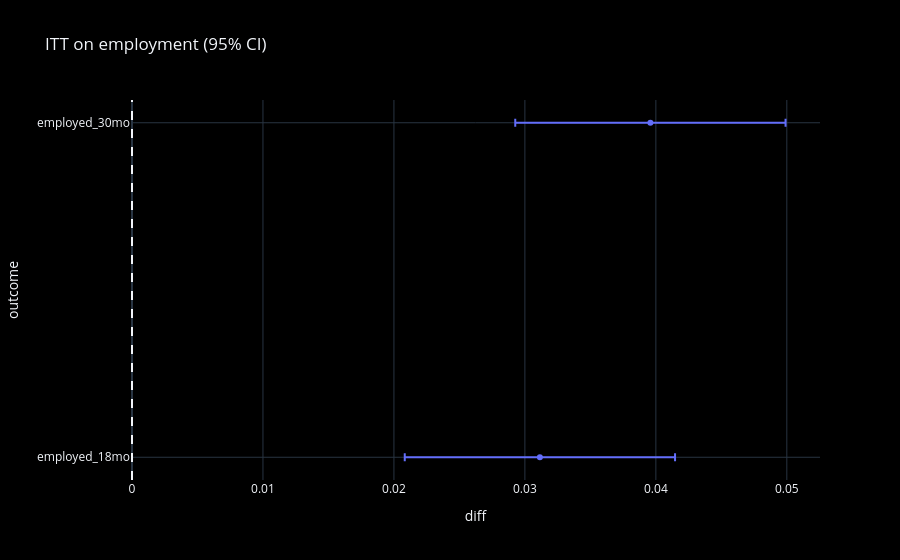

This figure's notebook cell:
### Code cell
emp = itt.loc[['employed_18mo' , 'employed_30mo']].reset_index(names='outcome')
fig = px.scatter(emp , x='diff' , y='outcome' , error_x=emp['ci high'] - emp['diff'] , title='ITT on employment (95% CI)')
fig.add_vline(x=0 , line_dash='dash')
fig.show()

### Figure 1 — Plotly figure (JSON) as saved in the notebook; plotly's stock layout.template omitted (floating-point values rounded to 4 significant figures)
{"data": [{"error_x": {"array": [0.01032, 0.01032]}, "hovertemplate": "diff=%{x}<br>outcome=%{y}<extra></extra>", "legendgroup": "", "marker": {"color": "#636efa", "symbol": "circle"}, "mode": "markers", "name": "", "orientation": "h", "showlegend": false, "type": "scatter", "x": [0.03115, 0.03958], "xaxis": "x", "y": ["employed_18mo", "employed_30mo"], "yaxis": "y"}], "layout": {"legend": {"tracegroupgap": 0}, "shapes": [{"line": {"dash": "dash"}, "type": "line", "x0": 0, "x1": 0, "xref": "x", "y0": 0, "y1": 1, "yref": "y domain"}], "title": {"text": "ITT on employment (95% CI)"}, "xaxis": {"anchor": "y", "domain": [0.0, 1.0], "title": {"text": "diff"}}, "yaxis": {"anchor": "x", "domain": [0.0, 1.0], "title": {"text": "outcome"}}}}
